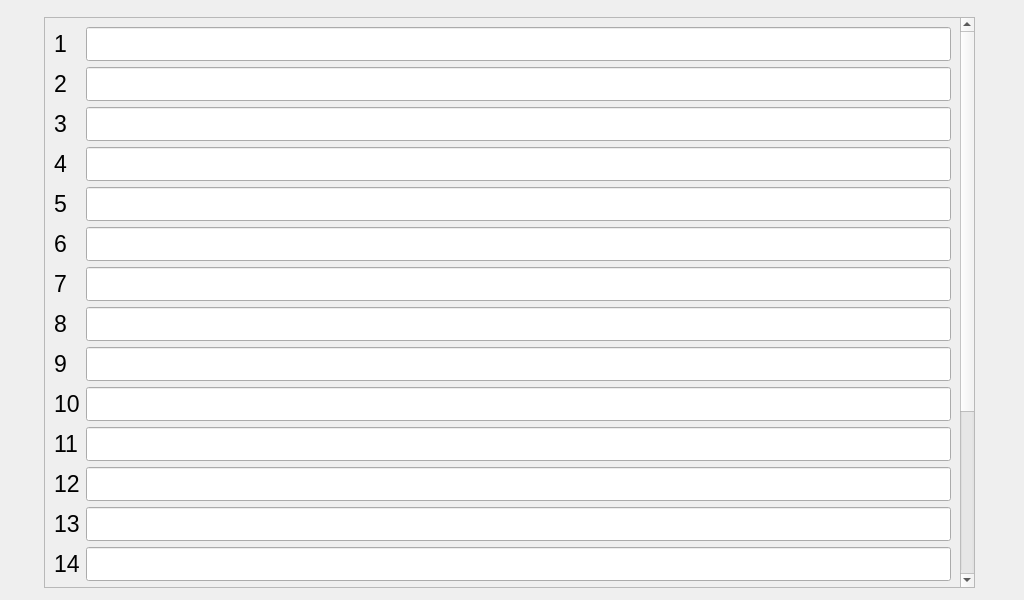
<?xml version="1.0" encoding="UTF-8"?>
<ui version="4.0">
 <class>labelTextNames</class>
 <widget class="QWidget" name="labelTextNames">
  <property name="geometry">
   <rect>
    <x>0</x>
    <y>0</y>
    <width>1024</width>
    <height>600</height>
   </rect>
  </property>
  <property name="windowTitle">
   <string>Dialog</string>
  </property>
  <widget class="QScrollArea" name="scrollArea">
   <property name="geometry">
    <rect>
     <x>44</x>
     <y>17</y>
     <width>931</width>
     <height>571</height>
    </rect>
   </property>
   <property name="sizeIncrement">
    <size>
     <width>0</width>
     <height>5</height>
    </size>
   </property>
   <property name="verticalScrollBarPolicy">
    <enum>Qt::ScrollBarAsNeeded</enum>
   </property>
   <property name="horizontalScrollBarPolicy">
    <enum>Qt::ScrollBarAlwaysOff</enum>
   </property>
   <property name="widgetResizable">
    <bool>true</bool>
   </property>
   <widget class="QWidget" name="scrollAreaWidgetContents">
    <property name="geometry">
     <rect>
      <x>0</x>
      <y>0</y>
      <width>912</width>
      <height>812</height>
     </rect>
    </property>
    <property name="sizePolicy">
     <sizepolicy hsizetype="Preferred" vsizetype="Expanding">
      <horstretch>0</horstretch>
      <verstretch>0</verstretch>
     </sizepolicy>
    </property>
    <property name="sizeIncrement">
     <size>
      <width>0</width>
      <height>6</height>
     </size>
    </property>
    <layout class="QFormLayout" name="formLayout_2">
     <property name="fieldGrowthPolicy">
      <enum>QFormLayout::AllNonFixedFieldsGrow</enum>
     </property>
     <item row="0" column="0">
      <widget class="QLabel" name="lbl1">
       <property name="font">
        <font>
         <pointsize>17</pointsize>
        </font>
       </property>
       <property name="toolTip">
        <string notr="true"/>
       </property>
       <property name="text">
        <string>1</string>
       </property>
      </widget>
     </item>
     <item row="0" column="1">
      <widget class="QLineEdit" name="txtLabelText_1">
       <property name="font">
        <font>
         <pointsize>17</pointsize>
        </font>
       </property>
       <property name="toolTip">
        <string notr="true"/>
       </property>
      </widget>
     </item>
     <item row="1" column="0">
      <widget class="QLabel" name="lbl2">
       <property name="font">
        <font>
         <pointsize>17</pointsize>
        </font>
       </property>
       <property name="toolTip">
        <string notr="true"/>
       </property>
       <property name="text">
        <string>2</string>
       </property>
      </widget>
     </item>
     <item row="1" column="1">
      <widget class="QLineEdit" name="txtLabelText_2">
       <property name="font">
        <font>
         <pointsize>17</pointsize>
        </font>
       </property>
       <property name="toolTip">
        <string notr="true"/>
       </property>
      </widget>
     </item>
     <item row="2" column="0">
      <widget class="QLabel" name="lbl3">
       <property name="font">
        <font>
         <pointsize>17</pointsize>
        </font>
       </property>
       <property name="toolTip">
        <string notr="true"/>
       </property>
       <property name="text">
        <string>3</string>
       </property>
      </widget>
     </item>
     <item row="2" column="1">
      <widget class="QLineEdit" name="txtLabelText_3">
       <property name="font">
        <font>
         <pointsize>17</pointsize>
        </font>
       </property>
       <property name="toolTip">
        <string notr="true"/>
       </property>
      </widget>
     </item>
     <item row="3" column="0">
      <widget class="QLabel" name="lbl4">
       <property name="font">
        <font>
         <pointsize>17</pointsize>
        </font>
       </property>
       <property name="toolTip">
        <string notr="true"/>
       </property>
       <property name="text">
        <string>4</string>
       </property>
      </widget>
     </item>
     <item row="3" column="1">
      <widget class="QLineEdit" name="txtLabelText_4">
       <property name="font">
        <font>
         <pointsize>17</pointsize>
        </font>
       </property>
       <property name="toolTip">
        <string notr="true"/>
       </property>
      </widget>
     </item>
     <item row="4" column="0">
      <widget class="QLabel" name="lbl5">
       <property name="font">
        <font>
         <pointsize>17</pointsize>
        </font>
       </property>
       <property name="toolTip">
        <string notr="true"/>
       </property>
       <property name="text">
        <string>5</string>
       </property>
      </widget>
     </item>
     <item row="4" column="1">
      <widget class="QLineEdit" name="txtLabelText_5">
       <property name="font">
        <font>
         <pointsize>17</pointsize>
        </font>
       </property>
       <property name="toolTip">
        <string notr="true"/>
       </property>
      </widget>
     </item>
     <item row="5" column="0">
      <widget class="QLabel" name="lbl6">
       <property name="font">
        <font>
         <pointsize>17</pointsize>
        </font>
       </property>
       <property name="toolTip">
        <string notr="true"/>
       </property>
       <property name="text">
        <string>6</string>
       </property>
      </widget>
     </item>
     <item row="5" column="1">
      <widget class="QLineEdit" name="txtLabelText_6">
       <property name="font">
        <font>
         <pointsize>17</pointsize>
        </font>
       </property>
       <property name="toolTip">
        <string notr="true"/>
       </property>
      </widget>
     </item>
     <item row="6" column="0">
      <widget class="QLabel" name="lbl7">
       <property name="font">
        <font>
         <pointsize>17</pointsize>
        </font>
       </property>
       <property name="toolTip">
        <string notr="true"/>
       </property>
       <property name="text">
        <string>7</string>
       </property>
      </widget>
     </item>
     <item row="6" column="1">
      <widget class="QLineEdit" name="txtLabelText_7">
       <property name="font">
        <font>
         <pointsize>17</pointsize>
        </font>
       </property>
       <property name="toolTip">
        <string notr="true"/>
       </property>
      </widget>
     </item>
     <item row="7" column="0">
      <widget class="QLabel" name="lbl8">
       <property name="font">
        <font>
         <pointsize>17</pointsize>
        </font>
       </property>
       <property name="toolTip">
        <string notr="true"/>
       </property>
       <property name="text">
        <string>8</string>
       </property>
      </widget>
     </item>
     <item row="7" column="1">
      <widget class="QLineEdit" name="txtLabelText_8">
       <property name="font">
        <font>
         <pointsize>17</pointsize>
        </font>
       </property>
       <property name="toolTip">
        <string notr="true"/>
       </property>
      </widget>
     </item>
     <item row="8" column="0">
      <widget class="QLabel" name="lbl9">
       <property name="font">
        <font>
         <pointsize>17</pointsize>
        </font>
       </property>
       <property name="toolTip">
        <string notr="true"/>
       </property>
       <property name="text">
        <string>9</string>
       </property>
      </widget>
     </item>
     <item row="8" column="1">
      <widget class="QLineEdit" name="txtLabelText_9">
       <property name="font">
        <font>
         <pointsize>17</pointsize>
        </font>
       </property>
       <property name="toolTip">
        <string notr="true"/>
       </property>
      </widget>
     </item>
     <item row="9" column="0">
      <widget class="QLabel" name="lbl10">
       <property name="font">
        <font>
         <pointsize>17</pointsize>
        </font>
       </property>
       <property name="toolTip">
        <string notr="true"/>
       </property>
       <property name="text">
        <string>10</string>
       </property>
      </widget>
     </item>
     <item row="9" column="1">
      <widget class="QLineEdit" name="txtLabelText_10">
       <property name="font">
        <font>
         <pointsize>17</pointsize>
        </font>
       </property>
       <property name="toolTip">
        <string notr="true"/>
       </property>
      </widget>
     </item>
     <item row="10" column="0">
      <widget class="QLabel" name="lbl11">
       <property name="font">
        <font>
         <pointsize>17</pointsize>
        </font>
       </property>
       <property name="toolTip">
        <string notr="true"/>
       </property>
       <property name="text">
        <string>11</string>
       </property>
      </widget>
     </item>
     <item row="10" column="1">
      <widget class="QLineEdit" name="txtLabelText_11">
       <property name="font">
        <font>
         <pointsize>17</pointsize>
        </font>
       </property>
       <property name="toolTip">
        <string notr="true"/>
       </property>
      </widget>
     </item>
     <item row="11" column="0">
      <widget class="QLabel" name="lbl12">
       <property name="font">
        <font>
         <pointsize>17</pointsize>
        </font>
       </property>
       <property name="toolTip">
        <string notr="true"/>
       </property>
       <property name="text">
        <string>12</string>
       </property>
      </widget>
     </item>
     <item row="11" column="1">
      <widget class="QLineEdit" name="txtLabelText_12">
       <property name="font">
        <font>
         <pointsize>17</pointsize>
        </font>
       </property>
       <property name="toolTip">
        <string notr="true"/>
       </property>
      </widget>
     </item>
     <item row="12" column="0">
      <widget class="QLabel" name="lbl13">
       <property name="font">
        <font>
         <pointsize>17</pointsize>
        </font>
       </property>
       <property name="toolTip">
        <string notr="true"/>
       </property>
       <property name="text">
        <string>13</string>
       </property>
      </widget>
     </item>
     <item row="12" column="1">
      <widget class="QLineEdit" name="txtLabelText_13">
       <property name="font">
        <font>
         <pointsize>17</pointsize>
        </font>
       </property>
       <property name="toolTip">
        <string notr="true"/>
       </property>
      </widget>
     </item>
     <item row="13" column="0">
      <widget class="QLabel" name="lbl14">
       <property name="font">
        <font>
         <pointsize>17</pointsize>
        </font>
       </property>
       <property name="toolTip">
        <string notr="true"/>
       </property>
       <property name="text">
        <string>14</string>
       </property>
      </widget>
     </item>
     <item row="13" column="1">
      <widget class="QLineEdit" name="txtLabelText_14">
       <property name="font">
        <font>
         <pointsize>17</pointsize>
        </font>
       </property>
       <property name="toolTip">
        <string notr="true"/>
       </property>
      </widget>
     </item>
     <item row="14" column="0">
      <widget class="QLabel" name="lbl15">
       <property name="font">
        <font>
         <pointsize>17</pointsize>
        </font>
       </property>
       <property name="text">
        <string>15</string>
       </property>
      </widget>
     </item>
     <item row="14" column="1">
      <widget class="QLineEdit" name="txtLabelText_15">
       <property name="font">
        <font>
         <pointsize>17</pointsize>
        </font>
       </property>
      </widget>
     </item>
     <item row="15" column="0">
      <widget class="QLabel" name="lbl16">
       <property name="font">
        <font>
         <pointsize>17</pointsize>
        </font>
       </property>
       <property name="text">
        <string>16</string>
       </property>
      </widget>
     </item>
     <item row="15" column="1">
      <widget class="QLineEdit" name="txtLabelText_16">
       <property name="font">
        <font>
         <pointsize>17</pointsize>
        </font>
       </property>
      </widget>
     </item>
     <item row="16" column="0">
      <widget class="QLabel" name="lbl17">
       <property name="font">
        <font>
         <pointsize>17</pointsize>
        </font>
       </property>
       <property name="text">
        <string>17</string>
       </property>
      </widget>
     </item>
     <item row="16" column="1">
      <widget class="QLineEdit" name="txtLabelText_17">
       <property name="font">
        <font>
         <pointsize>17</pointsize>
        </font>
       </property>
      </widget>
     </item>
     <item row="17" column="0">
      <widget class="QLabel" name="lbl18">
       <property name="font">
        <font>
         <pointsize>17</pointsize>
        </font>
       </property>
       <property name="text">
        <string>18</string>
       </property>
      </widget>
     </item>
     <item row="17" column="1">
      <widget class="QLineEdit" name="txtLabelText_18">
       <property name="font">
        <font>
         <pointsize>17</pointsize>
        </font>
       </property>
      </widget>
     </item>
     <item row="18" column="0">
      <widget class="QLabel" name="lbl19">
       <property name="font">
        <font>
         <pointsize>17</pointsize>
        </font>
       </property>
       <property name="text">
        <string>19</string>
       </property>
      </widget>
     </item>
     <item row="18" column="1">
      <widget class="QLineEdit" name="txtLabelText_19">
       <property name="font">
        <font>
         <pointsize>17</pointsize>
        </font>
       </property>
      </widget>
     </item>
     <item row="19" column="0">
      <widget class="QLabel" name="lbl20">
       <property name="font">
        <font>
         <pointsize>17</pointsize>
        </font>
       </property>
       <property name="text">
        <string>20</string>
       </property>
      </widget>
     </item>
     <item row="19" column="1">
      <widget class="QLineEdit" name="txtLabelText_20">
       <property name="font">
        <font>
         <pointsize>17</pointsize>
        </font>
       </property>
      </widget>
     </item>
    </layout>
   </widget>
  </widget>
 </widget>
 <resources/>
 <connections/>
</ui>
